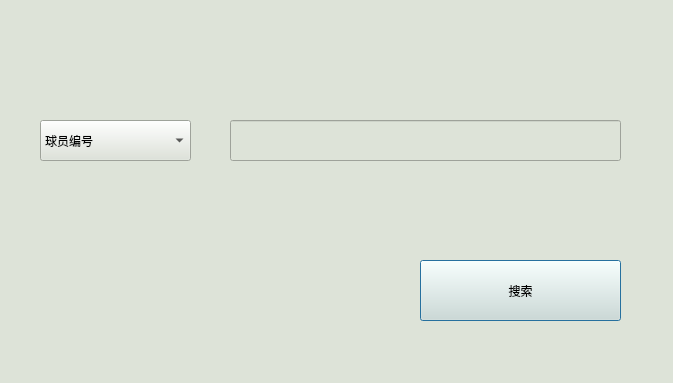
<?xml version="1.0" encoding="UTF-8"?>
<ui version="4.0">
 <class>SearchDlg</class>
 <widget class="QDialog" name="SearchDlg">
  <property name="geometry">
   <rect>
    <x>0</x>
    <y>0</y>
    <width>673</width>
    <height>383</height>
   </rect>
  </property>
  <property name="windowTitle">
   <string>Dialog</string>
  </property>
  <property name="styleSheet">
   <string notr="true">background-color:
rgb(221, 227, 216)</string>
  </property>
  <widget class="QComboBox" name="comboBox">
   <property name="geometry">
    <rect>
     <x>40</x>
     <y>120</y>
     <width>151</width>
     <height>41</height>
    </rect>
   </property>
   <item>
    <property name="text">
     <string>球员编号</string>
    </property>
   </item>
   <item>
    <property name="text">
     <string>球员名称</string>
    </property>
   </item>
   <item>
    <property name="text">
     <string>球队名称</string>
    </property>
   </item>
  </widget>
  <widget class="QLineEdit" name="lineEdit">
   <property name="geometry">
    <rect>
     <x>230</x>
     <y>120</y>
     <width>391</width>
     <height>41</height>
    </rect>
   </property>
  </widget>
  <widget class="QPushButton" name="pushButton">
   <property name="geometry">
    <rect>
     <x>420</x>
     <y>260</y>
     <width>201</width>
     <height>61</height>
    </rect>
   </property>
   <property name="text">
    <string>搜索</string>
   </property>
  </widget>
 </widget>
 <resources/>
 <connections/>
</ui>
